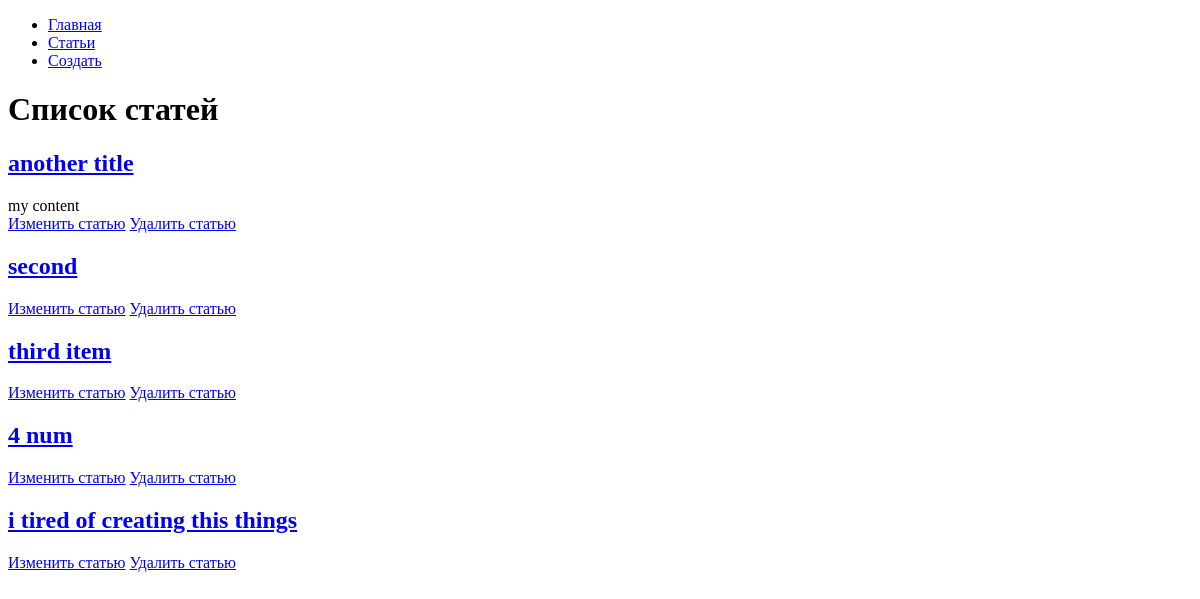
The app's page /articles/, older data.
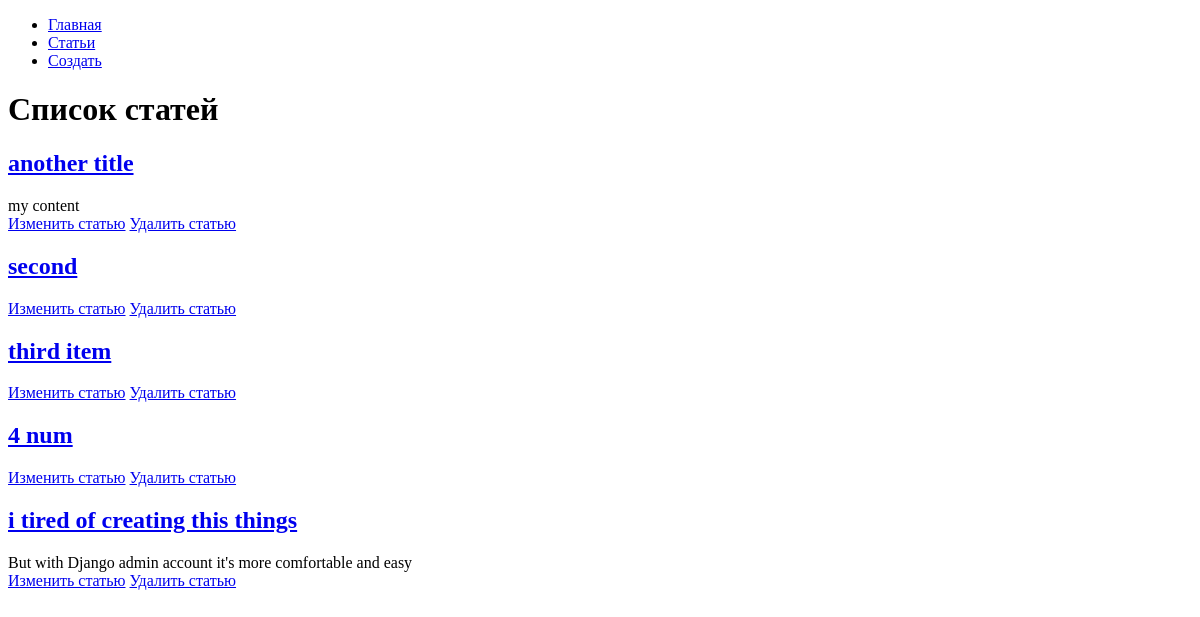
The same page, newer data.
### hexlet_django_blog/articles/models.py (models this page shows, shortened)
class Article(models.Model):
    name = models.CharField(max_length=200) # название статьи
    body = models.TextField() # тело статьи
    timestamp = models.DateTimeField(auto_now_add=True)

### hexlet_django_blog/articles/views.py (the view)
# urls.py: path('', IndexArticleView.as_view(), name='article_index'),
class IndexArticleView(View):
    def get(self, request, *args, **kwargs):
        articles = Article.objects.all()[:15]
        return render(request, 'articles/index.html', context={
            'articles': articles,
        })

### hexlet_django_blog/templates/articles/index.html (shortened to what this page needs)
{% extends "base.html" %}
{% block content %}
    <h1>Список статей</h1>
    {% for article in articles %}
        <h2><a href="{% url 'article_show' article.id %}">{{ article.name }}</a></h2>
        <div>{{ article.body|slice:":200" }}</div>
        <a class="link" href="{% url 'articles_update' article.id %}">Изменить статью</a>
        <a class="link" href="{% url 'articles_delete' article.id %}">Удалить статью</a>
    {% endfor %}
{% endblock %}

Row changes from the older to the newer data that the page shows:
changed Article "i tired of creating this things": body (not shown) → "But with Django admin account it's more comfortable and easy"
